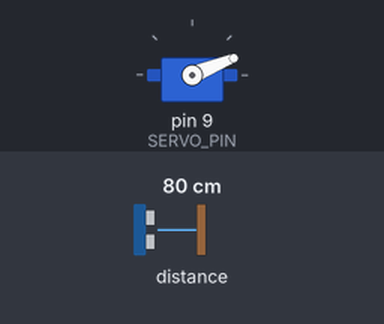
Recording of a sketch running on a simulated Arduino Uno, built with avr-gcc and run on an emulated ATmega328P. Shown: servo. The test bench sets the inputs (shaded band); at power-on: distance to the obstacle 80 cm.

Above: at 1.2 s.
1.3 s: distance to the obstacle set to 32 cm
3.4 s: distance to the obstacle set to 26 cm
At 5.1 s:
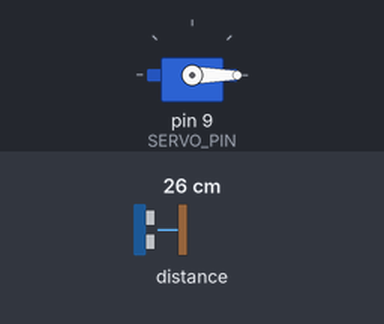
5.7 s: distance to the obstacle set to 35 cm
At 7.9 s:
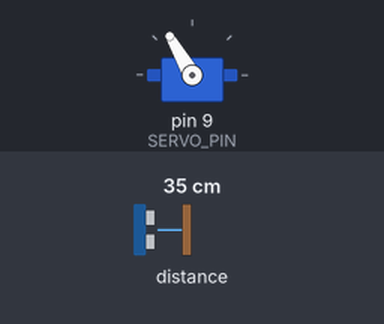
8.7 s: distance to the obstacle set to 2 cm
At 8.89 s:
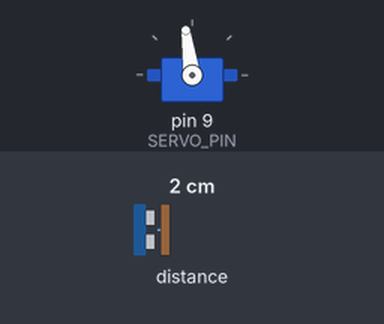
Timing chart, 0 to 11.7 s (numbered marks = the images above; inputs shaded):
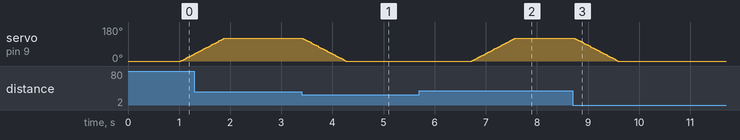

Measured:
- the behaviour switches between 30 and 29 cm on distance to the obstacle (found by bisection; images 0 and 1)
- after the input at 3.4 s, servo on pin 9 (SERVO_PIN): moves from 120° to 0° over 0.84 s, starting at once
- after the input at 5.7 s, servo on pin 9 (SERVO_PIN): moves from 0° to 120° over 0.84 s, starting after 1.0 s
- after the input at 8.7 s, servo on pin 9 (SERVO_PIN): moves from 120° to 0° over 0.84 s, starting at once

The sketch:

main.ino
```cpp
#include <Servo.h>
#include <Wire.h>
#include <VL53L0X.h>

VL53L0X sensor_vl53l0x;
Servo servo_mg996r;

#define HIGH_ACCURACY

#define LID_CLOSED 0
#define LID_OPEN 120

#define LID_CLOSING_DELAY 1000 // 1s

#define SERVO_PIN 9
#define SERVO_SPEED 7  // ms per degree

unsigned long timeObjectDetected;
int lastPos = LID_CLOSED;

void setup() {
  Serial.begin(9600);
  Wire.begin();

  servo_mg996r.attach(SERVO_PIN);
  servo_mg996r.write(LID_CLOSED);

  if (!servo_mg996r.attached()) {
    Serial.println("Servo not attached");
    while (1) {}
  }

  sensor_vl53l0x.setTimeout(2000);
  while (!sensor_vl53l0x.init()) { // Try to initialize the sensor in a loop
    Serial.println("Failed to detect and initialize sensor");
    delay(1000); // Wait a second before trying again
  }

  sensor_vl53l0x.startContinuous(1000); // Start continuous back-to-back mode
}

void moveServo(int pos) {
  if (pos == LID_OPEN) {
    for (int step = lastPos; step <= pos; step += 1) {
      servo_mg996r.write(step);
      delay(SERVO_SPEED);
    }
  } else {
    for (int step = lastPos; step >= pos; step -= 1) {
      servo_mg996r.write(step);
      delay(SERVO_SPEED);
    }
  }
}

void loop() {
  int distance = sensor_vl53l0x.readRangeContinuousMillimeters();
  int pos = lastPos;

  if (distance < 300) { // 30cm
    pos = LID_CLOSED;
    timeObjectDetected = millis();
  } else if (millis() - timeObjectDetected > LID_CLOSING_DELAY) {
    pos = LID_OPEN;
  }

  if (pos != lastPos) { // only write to the servo if the position has changed
    moveServo(pos);
    lastPos = pos;
  }
}
```
